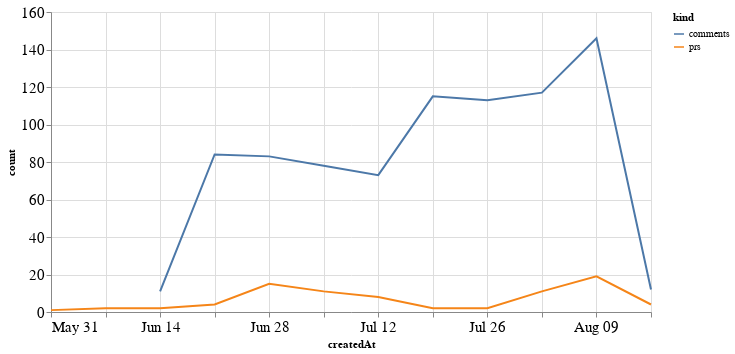

Write notebook code for a chart like this one.
### Code cell
alt.Chart(total_time, width=600).mark_line().encode(
    x='createdAt',
    y='count',
    color='kind'
)

### Figure 1 — Vega-Lite specification as saved in the notebook (floating-point values rounded to 4 significant figures)
{"config": {"axisLeft": {"labelFontSize": 15}, "axisBottom": {"labelFontSize": 15}}, "data": {"name": "data-0208d6ad657f2750f427c6f6d12d80bd"}, "mark": "line", "encoding": {"color": {"type": "nominal", "field": "kind"}, "x": {"type": "temporal", "field": "createdAt"}, "y": {"type": "quantitative", "field": "count"}}, "width": 600, "$schema": "https://vega.github.io/schema/vega-lite/v4.8.1.json", "datasets": {"data-0208d6ad657f2750f427c6f6d12d80bd": [{"createdAt": "2020-05-31T00:00:00", "kind": "prs", "count": 1.0}, {"createdAt": "2020-06-07T00:00:00", "kind": "prs", "count": 2.0}, {"createdAt": "2020-06-14T00:00:00", "kind": "prs", "count": 2.0}, {"createdAt": "2020-06-21T00:00:00", "kind": "prs", "count": 4.0}, {"createdAt": "2020-06-28T00:00:00", "kind": "prs", "count": 15.0}, {"createdAt": "2020-07-05T00:00:00", "kind": "prs", "count": 11.0}, {"createdAt": "2020-07-12T00:00:00", "kind": "prs", "count": 8.0}, {"createdAt": "2020-07-19T00:00:00", "kind": "prs", "count": 2.0}, {"createdAt": "2020-07-26T00:00:00", "kind": "prs", "count": 2.0}, {"createdAt": "2020-08-02T00:00:00", "kind": "prs", "count": 11.0}, {"createdAt": "2020-08-09T00:00:00", "kind": "prs", "count": 19.0}, {"createdAt": "2020-08-16T00:00:00", "kind": "prs", "count": 4.0}, {"createdAt": "2020-05-31T00:00:00", "kind": "comments", "count": null}, {"createdAt": "2020-06-07T00:00:00", "kind": "comments", "count": null}, {"createdAt": "2020-06-14T00:00:00", "kind": "comments", "count": 11.0}, {"createdAt": "2020-06-21T00:00:00", "kind": "comments", "count": 84.0}, {"createdAt": "2020-06-28T00:00:00", "kind": "comments", "count": 83.0}, {"createdAt": "2020-07-05T00:00:00", "kind": "comments", "count": 78.0}, {"createdAt": "2020-07-12T00:00:00", "kind": "comments", "count": 73.0}, {"createdAt": "2020-07-19T00:00:00", "kind": "comments", "count": 115.0}, {"createdAt": "2020-07-26T00:00:00", "kind": "comments", "count": 113.0}, {"createdAt": "2020-08-02T00:00:00", "kind": "comments", "count": 117.0}, {"createdAt": "2020-08-09T00:00:00", "kind": "comments", "count": 146.0}, {"createdAt": "2020-08-16T00:00:00", "kind": "comments", "count": 12.0}]}}
